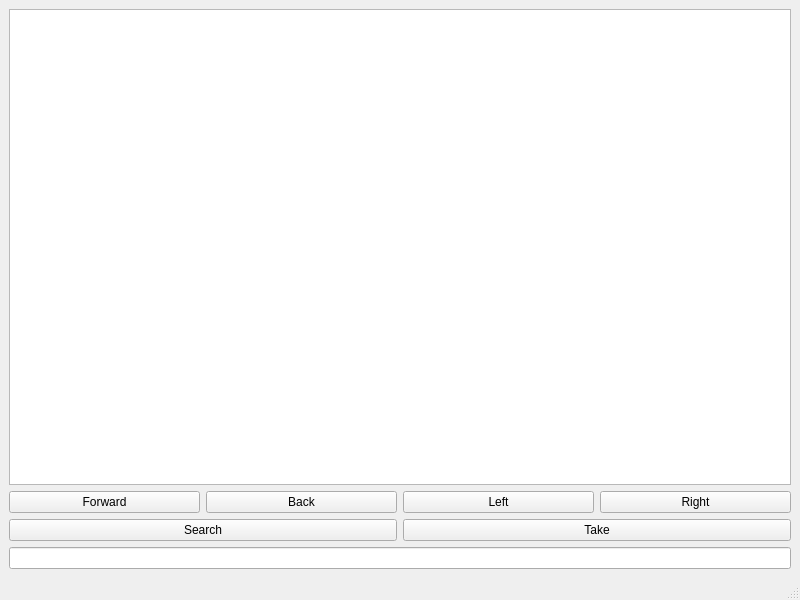
<?xml version="1.0" encoding="UTF-8"?>
<ui version="4.0">
    <class>MainWindow</class>
    <widget class="QMainWindow" name="MainWindow">
        <property name="geometry">
            <rect>
                <x>0</x>
                <y>0</y>
                <width>800</width>
                <height>600</height>
            </rect>
        </property>
        <property name="windowTitle">
            <string>Zgame</string>
        </property>
        <widget class="QWidget" name="centralwidget">
            <layout class="QVBoxLayout" name="verticalLayout">
                <item>
                    <widget class="QTextEdit" name="outputTextEdit">
                        <property name="readOnly">
                            <bool>true</bool>
                        </property>
                    </widget>
                </item>
                <item>
                    <layout class="QHBoxLayout" name="buttonLayout">
                        <item>
                            <widget class="QPushButton" name="forwardButton">
                                <property name="text">
                                    <string>Forward</string>
                                </property>
                            </widget>
                        </item>
                        <item>
                            <widget class="QPushButton" name="backButton">
                                <property name="text">
                                    <string>Back</string>
                                </property>
                            </widget>
                        </item>
                        <item>
                            <widget class="QPushButton" name="leftButton">
                                <property name="text">
                                    <string>Left</string>
                                </property>
                            </widget>
                        </item>
                        <item>
                            <widget class="QPushButton" name="rightButton">
                                <property name="text">
                                    <string>Right</string>
                                </property>
                            </widget>
                        </item>
                    </layout>
                </item>
                <item>
                    <layout class="QHBoxLayout" name="actionButtonLayout">
                        <item>
                            <widget class="QPushButton" name="searchButton">
                                <property name="text">
                                    <string>Search</string>
                                </property>
                            </widget>
                        </item>
                        <item>
                            <widget class="QPushButton" name="takeButton">
                                <property name="text">
                                    <string>Take</string>
                                </property>
                            </widget>
                        </item>
                    </layout>
                </item>
                <item>
                    <widget class="QLineEdit" name="commandLineEdit"/>
                </item>
            </layout>
        </widget>
        <widget class="QMenuBar" name="menubar">
            <property name="geometry">
                <rect>
                    <x>0</x>
                    <y>0</y>
                    <width>800</width>
                    <height>21</height>
                </rect>
            </property>
        </widget>
        <widget class="QStatusBar" name="statusbar"/>
    </widget>
    <resources/>
    <connections/>
</ui>
